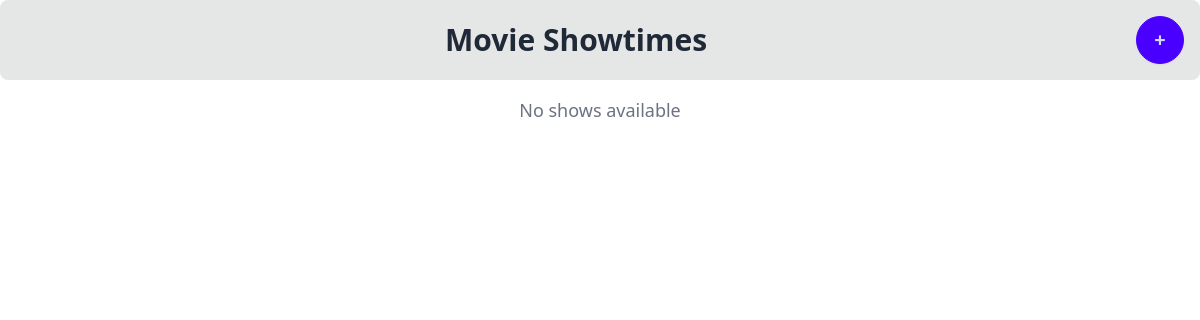
The app's page /showtime, older data.
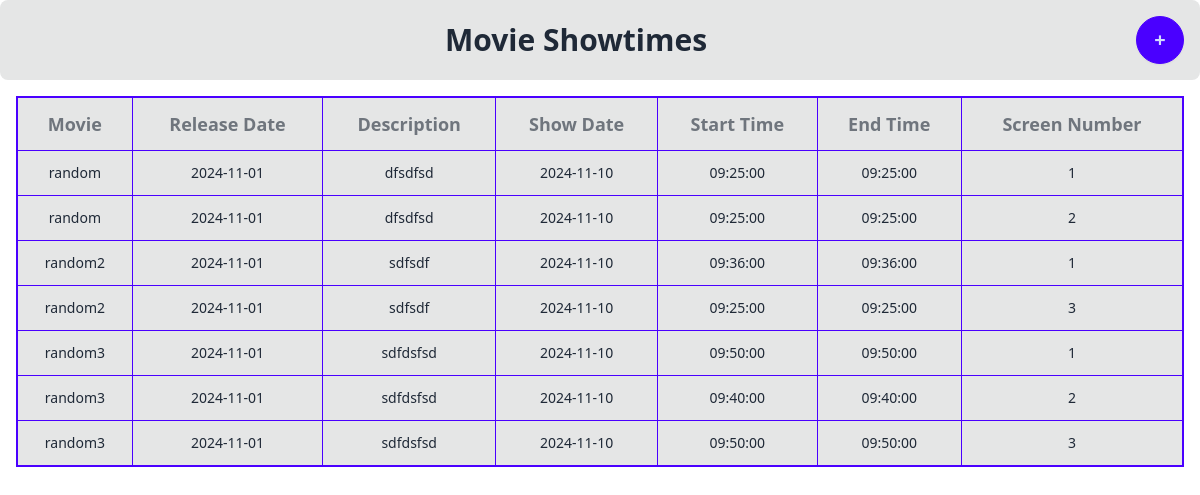
The same page, newer data.
### tables this page shows
CREATE TABLE Showtime (
    showtime_id INTEGER PRIMARY KEY AUTOINCREMENT,
    screen_number INTEGER,
    movie_id INTEGER,
    date DATE,
    time TIME,
    FOREIGN KEY (screen_number) REFERENCES Screen(screen_number),
    FOREIGN KEY (movie_id) REFERENCES Movie(movie_id)
);

CREATE TABLE Movie (
    movie_id INTEGER PRIMARY KEY AUTOINCREMENT,
    name TEXT NOT NULL,
    release_date DATE,
    language TEXT,
    genre TEXT,
    rating REAL,
    poster_image BLOB,
    description TEXT,
    duration TEXT
);

CREATE TABLE Screen (
    screen_number INTEGER PRIMARY KEY,
    capacity INTEGER
);

### app.py (the view, shortened to what this page needs)
@app.route('/showtime', methods=['GET', 'POST'])
def showtime():
    conn = get_db_connection()
    cursor = conn.cursor()
    showtimes = cursor.execute('''
        SELECT
            S.showtime_id,
            M.name AS Movie,
            S.date AS Show_Date,
            TIME(S.time, 'localtime') AS Start_Time,
            TIME(S.time, 'localtime', '+' ||
                (CAST(SUBSTR(M.duration, 1, 2) AS INTEGER) * 60 +
                CAST(SUBSTR(M.duration, 4, 2) AS INTEGER)) || ' minute'
            ) AS End_Time,
            M.description AS Description,
            strftime('%Y-%m-%d', M.release_date) AS Release_Date,
            Sc.screen_number AS Screen_Number
        FROM
            Showtime AS S
        JOIN
            Movie AS M ON S.movie_id = M.movie_id
        JOIN
            Screen AS Sc ON S.screen_number = Sc.screen_number
    ''').fetchall()
    movies = cursor.execute('SELECT movie_id, name FROM Movie').fetchall()
    screens = cursor.execute('SELECT screen_number FROM Screen').fetchall()
    conn.close()
    return render_template('showtime.html', showtimes=showtimes, movies=movies, screens=screens)

### app.py (called while the page is built)
def get_db_connection():
    conn = sqlite3.connect(DB_PATH)
    conn.row_factory = sqlite3.Row
    return conn

### templates/showtime.html (shortened to what this page needs)
<link href="{{ url_for('static', filename='output.css') }}" rel="stylesheet" />
<div class="bg-base-300 p-4 rounded-lg mb-4 flex items-center justify-between">
    <h2 class="text-3xl font-bold text-center w-full">Movie Showtimes</h2>
    <button id="addShowtimeBtn" class="btn btn-primary btn-circle" onclick="openDialog('add')">
        <span class="text-xl">+</span>
    </button>
</div>
{% if showtimes %}
<div class="overflow-x-auto mx-4">
    <table class="table w-full border-2 border-primary rounded-lg" style=" border-radius: 10px;">
        <thead>
            <tr class="bg-base-200 text-center">
                <th class="p-3 border border-primary font-semibold text-lg bg-base-300">Movie</th>
                <th class="p-3 border border-primary font-semibold text-lg bg-base-300">Release Date</th>
                <th class="p-3 border border-primary font-semibold text-lg bg-base-300">Description</th>
                <th class="p-3 border border-primary font-semibold text-lg bg-base-300">Show Date</th>
                <th class="p-3 border border-primary font-semibold text-lg bg-base-300">Start Time</th>
                <th class="p-3 border border-primary font-semibold text-lg bg-base-300">End Time</th>
                <th class="p-3 border border-primary font-semibold text-lg bg-base-300">Screen Number</th>
            </tr>
        </thead>
        <tbody class="rounded-lg overflow-hidden">
            {% for showtime in showtimes %}
            <tr class="{{ loop.index is odd and 'bg-base-300' or 'bg-base-200' }} hover:bg-base-100 text-center">
                <td class="p-3 border border-primary bg-base-300">{{ showtime['Movie'] }}</td>
                <td class="p-3 border border-primary bg-base-300">{{ showtime['Release_Date'] }}</td>
                <td class="p-3 border border-primary bg-base-300">{{ showtime['Description'] }}</td>
                <td class="p-3 border border-primary bg-base-300">{{ showtime['Show_Date'] }}</td>
                <td class="p-3 border border-primary bg-base-300">{{ showtime['Start_Time'] }}</td>
                <td class="p-3 border border-primary bg-base-300">{{ showtime['End_Time'] }}</td>
                <td class="p-3 border border-primary bg-base-300 relative">
                    {{ showtime['Screen_Number'] }}
                </td>
            </tr>
            {% endfor %}
        </tbody>
    </table>
</div>
{% else %}
<p class="text-center text-lg text-gray-500">No shows available</p>
{% endif %}

Row changes from the older to the newer data that the page shows:
added Showtime: Movie "random", Release_Date "2024-11-01", Description "dfsdfsd", Show_Date "2024-11-10", Start_Time "09:25:00", End_Time "09:25:00", Screen_Number "1"
added Showtime: Movie "random", Release_Date "2024-11-01", Description "dfsdfsd", Show_Date "2024-11-10", Start_Time "09:25:00", End_Time "09:25:00", Screen_Number "2"
added Showtime: Movie "random2", Release_Date "2024-11-01", Description "sdfsdf", Show_Date "2024-11-10", Start_Time "09:36:00", End_Time "09:36:00", Screen_Number "1"
added Showtime: Movie "random2", Release_Date "2024-11-01", Description "sdfsdf", Show_Date "2024-11-10", Start_Time "09:25:00", End_Time "09:25:00", Screen_Number "3"
added Showtime: Movie "random3", Release_Date "2024-11-01", Description "sdfdsfsd", Show_Date "2024-11-10", Start_Time "09:50:00", End_Time "09:50:00", Screen_Number "1"
added Showtime: Movie "random3", Release_Date "2024-11-01", Description "sdfdsfsd", Show_Date "2024-11-10", Start_Time "09:40:00", End_Time "09:40:00", Screen_Number "2"
added Showtime: Movie "random3", Release_Date "2024-11-01", Description "sdfdsfsd", Show_Date "2024-11-10", Start_Time "09:50:00", End_Time "09:50:00", Screen_Number "3"
Text that changed along with them:
text no longer shown: "No shows available"
text now shown: "Movie Release Date Description Show Date Start Time End Time Screen Number"
